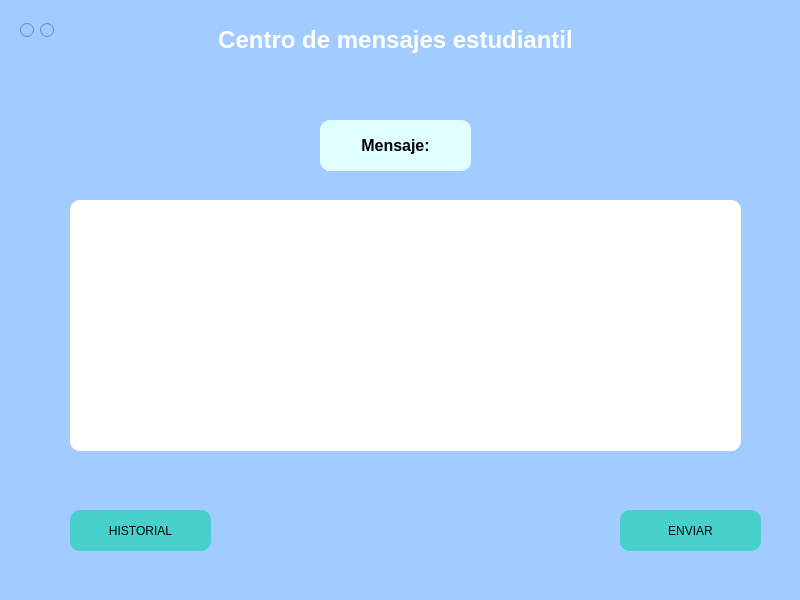
<?xml version="1.0" encoding="UTF-8"?>
<ui version="4.0">
 <class>MainWindow</class>
 <widget class="QMainWindow" name="MainWindow">
  <property name="geometry">
   <rect>
    <x>0</x>
    <y>0</y>
    <width>800</width>
    <height>600</height>
   </rect>
  </property>
  <property name="windowTitle">
   <string>MainWindow</string>
  </property>
  <property name="styleSheet">
   <string notr="true">background-color: rgb(162, 203, 255);
border-radius: 10px;</string>
  </property>
  <widget class="QWidget" name="centralwidget">
   <widget class="QLabel" name="label">
    <property name="geometry">
     <rect>
      <x>150</x>
      <y>0</y>
      <width>491</width>
      <height>81</height>
     </rect>
    </property>
    <property name="text">
     <string>&lt;html&gt;&lt;head/&gt;&lt;body&gt;&lt;p align=&quot;center&quot;&gt;&lt;span style=&quot; font-size:18pt; font-weight:600; color:#ffffff;&quot;&gt;Centro de mensajes estudiantil&lt;/span&gt;&lt;/p&gt;&lt;/body&gt;&lt;/html&gt;</string>
    </property>
   </widget>
   <widget class="QLabel" name="label_3">
    <property name="geometry">
     <rect>
      <x>320</x>
      <y>120</y>
      <width>151</width>
      <height>51</height>
     </rect>
    </property>
    <property name="styleSheet">
     <string notr="true">background-color: #E0FFFF;</string>
    </property>
    <property name="text">
     <string>&lt;html&gt;&lt;head/&gt;&lt;body&gt;&lt;p align=&quot;center&quot;&gt;&lt;span style=&quot; font-size:12pt; font-weight:600;&quot;&gt;Mensaje:&lt;/span&gt;&lt;/p&gt;&lt;/body&gt;&lt;/html&gt;</string>
    </property>
   </widget>
   <widget class="QPushButton" name="Guardar">
    <property name="geometry">
     <rect>
      <x>620</x>
      <y>510</y>
      <width>141</width>
      <height>41</height>
     </rect>
    </property>
    <property name="styleSheet">
     <string notr="true">background-color: #48D1CC;
font: 87 10pt &quot;Arial Black&quot;;</string>
    </property>
    <property name="text">
     <string>ENVIAR</string>
    </property>
   </widget>
   <widget class="QTextEdit" name="mensaje">
    <property name="geometry">
     <rect>
      <x>70</x>
      <y>200</y>
      <width>671</width>
      <height>251</height>
     </rect>
    </property>
    <property name="styleSheet">
     <string notr="true">background-color: rgb(255, 255, 255);
border-radius:10px;
font: 75 12pt &quot;MS Shell Dlg 2&quot;;</string>
    </property>
   </widget>
   <widget class="QRadioButton" name="buttonExit">
    <property name="geometry">
     <rect>
      <x>20</x>
      <y>20</y>
      <width>16</width>
      <height>21</height>
     </rect>
    </property>
    <property name="cursor">
     <cursorShape>PointingHandCursor</cursorShape>
    </property>
    <property name="toolTip">
     <string>Salir</string>
    </property>
    <property name="text">
     <string/>
    </property>
   </widget>
   <widget class="QRadioButton" name="buttonMinimize">
    <property name="geometry">
     <rect>
      <x>40</x>
      <y>20</y>
      <width>16</width>
      <height>21</height>
     </rect>
    </property>
    <property name="cursor">
     <cursorShape>PointingHandCursor</cursorShape>
    </property>
    <property name="focusPolicy">
     <enum>Qt::NoFocus</enum>
    </property>
    <property name="toolTip">
     <string>Minimizar</string>
    </property>
    <property name="styleSheet">
     <string notr="true"/>
    </property>
    <property name="text">
     <string/>
    </property>
    <property name="autoExclusive">
     <bool>false</bool>
    </property>
   </widget>
   <widget class="QPushButton" name="Historial">
    <property name="geometry">
     <rect>
      <x>70</x>
      <y>510</y>
      <width>141</width>
      <height>41</height>
     </rect>
    </property>
    <property name="styleSheet">
     <string notr="true">background-color: #48D1CC;
font: 87 10pt &quot;Arial Black&quot;;</string>
    </property>
    <property name="text">
     <string>HISTORIAL</string>
    </property>
   </widget>
  </widget>
 </widget>
 <resources/>
 <connections/>
</ui>
